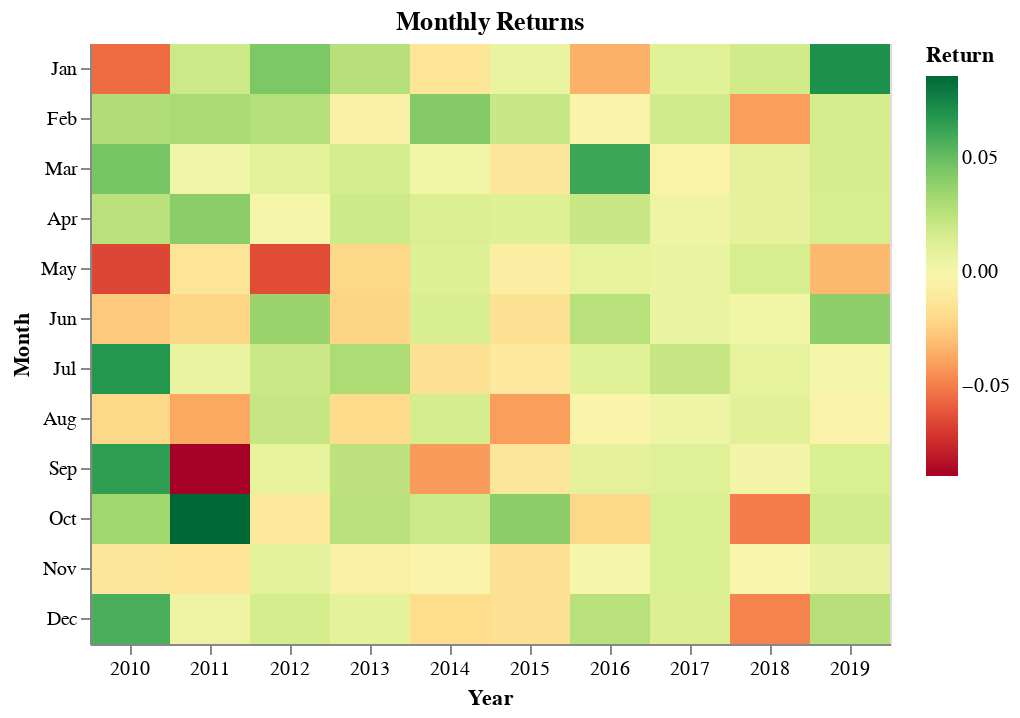

Notebook code cell kept with this figure:
### Code cell
monthly_returns_heatmap(bt.balance)

### Figure 1 — Vega-Lite specification as saved in the notebook (floating-point values rounded to 4 significant figures)
{"$schema": "https://vega.github.io/schema/vega-lite/v3.4.0.json", "config": {"mark": {"tooltip": null}, "view": {"height": 300, "width": 400}}, "data": {"name": "data-2b3e9fe5057bdf6df3e9a4ab0e543ded"}, "datasets": {"data-2b3e9fe5057bdf6df3e9a4ab0e543ded": [{"capital": -0.05556, "date": "2010-01-31T00:00:00"}, {"capital": 0.02923, "date": "2010-02-28T00:00:00"}, {"capital": 0.04547, "date": "2010-03-31T00:00:00"}, {"capital": 0.02588, "date": "2010-04-30T00:00:00"}, {"capital": -0.06645, "date": "2010-05-31T00:00:00"}, {"capital": -0.02647, "date": "2010-06-30T00:00:00"}, {"capital": 0.06819, "date": "2010-07-31T00:00:00"}, {"capital": -0.02115, "date": "2010-08-31T00:00:00"}, {"capital": 0.0651, "date": "2010-09-30T00:00:00"}, {"capital": 0.03423, "date": "2010-10-31T00:00:00"}, {"capital": -0.01318, "date": "2010-11-30T00:00:00"}, {"capital": 0.05769, "date": "2010-12-31T00:00:00"}, {"capital": 0.01997, "date": "2011-01-31T00:00:00"}, {"capital": 0.03154, "date": "2011-02-28T00:00:00"}, {"capital": 0.002196, "date": "2011-03-31T00:00:00"}, {"capital": 0.04033, "date": "2011-04-30T00:00:00"}, {"capital": -0.01412, "date": "2011-05-31T00:00:00"}, {"capital": -0.02191, "date": "2011-06-30T00:00:00"}, {"capital": 0.006248, "date": "2011-07-31T00:00:00"}, {"capital": -0.03801, "date": "2011-08-31T00:00:00"}, {"capital": -0.08982, "date": "2011-09-30T00:00:00"}, {"capital": 0.08628, "date": "2011-10-31T00:00:00"}, {"capital": -0.01402, "date": "2011-11-30T00:00:00"}, {"capital": 0.004121, "date": "2011-12-31T00:00:00"}, {"capital": 0.04437, "date": "2012-01-31T00:00:00"}, {"capital": 0.02742, "date": "2012-02-29T00:00:00"}, {"capital": 0.00971, "date": "2012-03-31T00:00:00"}, {"capital": 0.000218, "date": "2012-04-30T00:00:00"}, {"capital": -0.0646, "date": "2012-05-31T00:00:00"}, {"capital": 0.03594, "date": "2012-06-30T00:00:00"}, {"capital": 0.0203, "date": "2012-07-31T00:00:00"}, {"capital": 0.02216, "date": "2012-08-31T00:00:00"}, {"capital": 0.007908, "date": "2012-09-30T00:00:00"}, {"capital": -0.012, "date": "2012-10-31T00:00:00"}, {"capital": 0.008848, "date": "2012-11-30T00:00:00"}, {"capital": 0.01641, "date": "2012-12-31T00:00:00"}, {"capital": 0.02704, "date": "2013-01-31T00:00:00"}, {"capital": -0.005878, "date": "2013-02-28T00:00:00"}, {"capital": 0.01652, "date": "2013-03-31T00:00:00"}, {"capital": 0.01934, "date": "2013-04-30T00:00:00"}, {"capital": -0.02105, "date": "2013-05-31T00:00:00"}, {"capital": -0.02269, "date": "2013-06-30T00:00:00"}, {"capital": 0.03001, "date": "2013-07-31T00:00:00"}, {"capital": -0.01982, "date": "2013-08-31T00:00:00"}, {"capital": 0.02451, "date": "2013-09-30T00:00:00"}, {"capital": 0.02581, "date": "2013-10-31T00:00:00"}, {"capital": -0.006547, "date": "2013-11-30T00:00:00"}, {"capital": 0.008881, "date": "2013-12-31T00:00:00"}, {"capital": -0.01393, "date": "2014-01-31T00:00:00"}, {"capital": 0.04212, "date": "2014-02-28T00:00:00"}, {"capital": 0.002605, "date": "2014-03-31T00:00:00"}, {"capital": 0.01353, "date": "2014-04-30T00:00:00"}, {"capital": 0.01227, "date": "2014-05-31T00:00:00"}, {"capital": 0.01539, "date": "2014-06-30T00:00:00"}, {"capital": -0.01669, "date": "2014-07-31T00:00:00"}, {"capital": 0.01637, "date": "2014-08-31T00:00:00"}, {"capital": -0.04151, "date": "2014-09-30T00:00:00"}, {"capital": 0.02004, "date": "2014-10-31T00:00:00"}, {"capital": -0.004616, "date": "2014-11-30T00:00:00"}, {"capital": -0.01928, "date": "2014-12-31T00:00:00"}, {"capital": 0.005968, "date": "2015-01-31T00:00:00"}, {"capital": 0.02091, "date": "2015-02-28T00:00:00"}, {"capital": -0.01324, "date": "2015-03-31T00:00:00"}, {"capital": 0.01272, "date": "2015-04-30T00:00:00"}, {"capital": -0.007555, "date": "2015-05-31T00:00:00"}, {"capital": -0.01693, "date": "2015-06-30T00:00:00"}, {"capital": -0.01107, "date": "2015-07-31T00:00:00"}, {"capital": -0.04098, "date": "2015-08-31T00:00:00"}, {"capital": -0.01315, "date": "2015-09-30T00:00:00"}, {"capital": 0.04016, "date": "2015-10-31T00:00:00"}, {"capital": -0.01664, "date": "2015-11-30T00:00:00"}, {"capital": -0.01681, "date": "2015-12-31T00:00:00"}, {"capital": -0.0351, "date": "2016-01-31T00:00:00"}, {"capital": -0.003931, "date": "2016-02-29T00:00:00"}, {"capital": 0.06167, "date": "2016-03-31T00:00:00"}, {"capital": 0.02082, "date": "2016-04-30T00:00:00"}, {"capital": 0.008216, "date": "2016-05-31T00:00:00"}, {"capital": 0.02615, "date": "2016-06-30T00:00:00"}, {"capital": 0.01068, "date": "2016-07-31T00:00:00"}, {"capital": -0.004613, "date": "2016-08-31T00:00:00"}, {"capital": 0.00912, "date": "2016-09-30T00:00:00"}, {"capital": -0.02111, "date": "2016-10-31T00:00:00"}, {"capital": 1.213e-05, "date": "2016-11-30T00:00:00"}, {"capital": 0.02626, "date": "2016-12-31T00:00:00"}, {"capital": 0.01081, "date": "2017-01-31T00:00:00"}, {"capital": 0.01842, "date": "2017-02-28T00:00:00"}, {"capital": -0.00531, "date": "2017-03-31T00:00:00"}, {"capital": 0.00346, "date": "2017-04-30T00:00:00"}, {"capital": 0.005827, "date": "2017-05-31T00:00:00"}, {"capital": 0.005873, "date": "2017-06-30T00:00:00"}, {"capital": 0.02207, "date": "2017-07-31T00:00:00"}, {"capital": 0.004354, "date": "2017-08-31T00:00:00"}, {"capital": 0.01138, "date": "2017-09-30T00:00:00"}, {"capital": 0.01424, "date": "2017-10-31T00:00:00"}, {"capital": 0.01427, "date": "2017-11-30T00:00:00"}, {"capital": 0.01306, "date": "2017-12-31T00:00:00"}, {"capital": 0.01808, "date": "2018-01-31T00:00:00"}, {"capital": -0.04088, "date": "2018-02-28T00:00:00"}, {"capital": 0.008833, "date": "2018-03-31T00:00:00"}, {"capital": 0.008811, "date": "2018-04-30T00:00:00"}, {"capital": 0.01578, "date": "2018-05-31T00:00:00"}, {"capital": 0.00237, "date": "2018-06-30T00:00:00"}, {"capital": 0.008037, "date": "2018-07-31T00:00:00"}, {"capital": 0.01034, "date": "2018-08-31T00:00:00"}, {"capital": 0.001672, "date": "2018-09-30T00:00:00"}, {"capital": -0.0504, "date": "2018-10-31T00:00:00"}, {"capital": -0.002981, "date": "2018-11-30T00:00:00"}, {"capital": -0.04842, "date": "2018-12-31T00:00:00"}, {"capital": 0.07101, "date": "2019-01-31T00:00:00"}, {"capital": 0.01705, "date": "2019-02-28T00:00:00"}, {"capital": 0.01635, "date": "2019-03-31T00:00:00"}, {"capital": 0.0156, "date": "2019-04-30T00:00:00"}, {"capital": -0.0324, "date": "2019-05-31T00:00:00"}, {"capital": 0.03911, "date": "2019-06-30T00:00:00"}, {"capital": 0.0008879, "date": "2019-07-31T00:00:00"}, {"capital": -0.005197, "date": "2019-08-31T00:00:00"}, {"capital": 0.01464, "date": "2019-09-30T00:00:00"}, {"capital": 0.01776, "date": "2019-10-31T00:00:00"}, {"capital": 0.006599, "date": "2019-11-30T00:00:00"}, {"capital": 0.02698, "date": "2019-12-31T00:00:00"}]}, "encoding": {"color": {"aggregate": "mean", "field": "capital", "scale": {"scheme": "redyellowgreen"}, "title": "Return", "type": "quantitative"}, "tooltip": {"aggregate": "mean", "field": "capital", "format": ".2f", "type": "quantitative"}, "x": {"field": "date", "timeUnit": "year", "title": "Year", "type": "ordinal"}, "y": {"field": "date", "timeUnit": "month", "title": "Month", "type": "ordinal"}}, "mark": "rect", "title": "Monthly Returns"}
